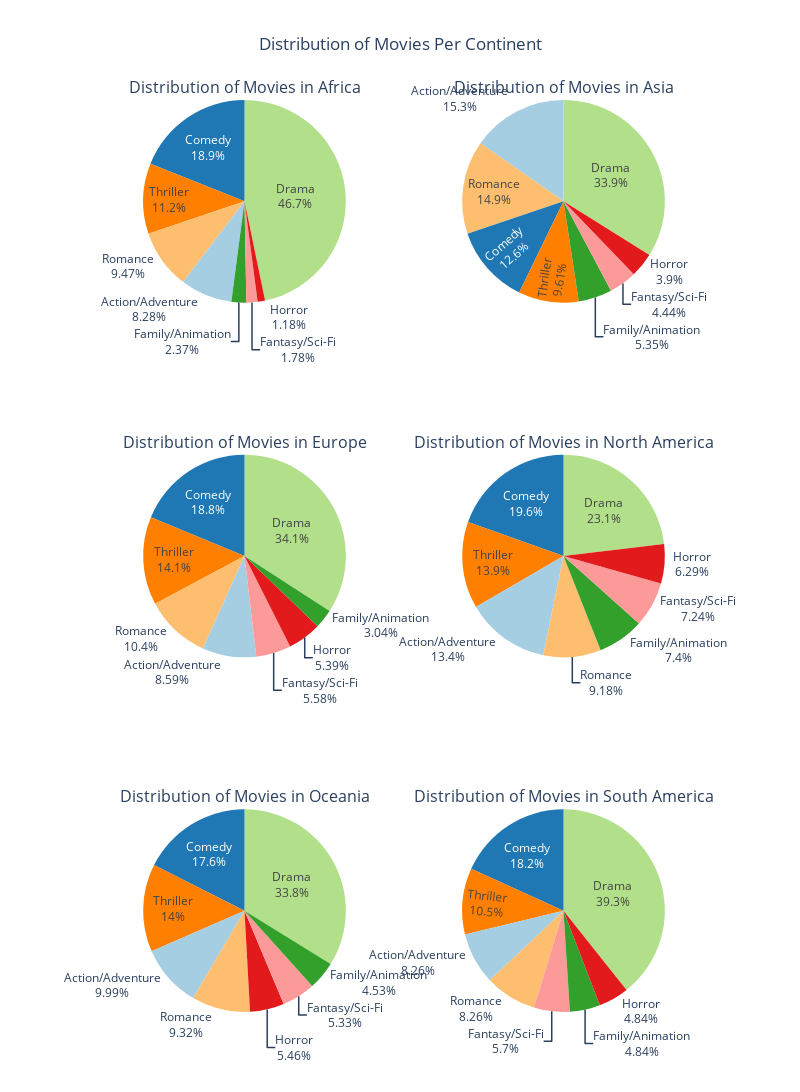

The notebook cell this image was saved under:
### Code cell
import plotly.graph_objects as go
from plotly.subplots import make_subplots

# Define a custom color palette
custom_colors = [
    "#a6cee3", "#1f78b4", "#b2df8a", "#33a02c",
    "#fb9a99", "#e31a1c", "#fdbf6f", "#ff7f00",
    "#cab2d6", "#6a3d9a", "#ffff99", "#b15928"
]

# Unique continents
continents = df_category_per_continent['continent'].unique()

# Determine number of rows and columns dynamically based on the number of continents
num_continents = len(continents)
num_rows = (num_continents + 1) // 2  # 2 columns, so divide by 2 and round up
num_cols = 2

# Create a subplot grid dynamically
fig = make_subplots(
    rows=num_rows, cols=num_cols,
    subplot_titles=[f"Distribution of Movies in {continent}" for continent in continents],
    specs=[[{'type': 'domain'} for _ in range(num_cols)] for _ in range(num_rows)]
)

# Iterate through continents and add pie charts
row, col = 1, 1
for continent_name in continents:
    continent = df_category_per_continent[df_category_per_continent['continent'] == continent_name].set_index('category')
    
    # Add pie chart for the current continent
    fig.add_trace(
        go.Pie(
            labels=continent.index,
            values=continent['count'],
            textinfo='percent+label',
            hoverinfo='label+percent',
            marker=dict(colors=custom_colors[:len(continent)])
        ),
        row=row, col=col
    )
    
    # Update row and column for the next chart
    col += 1
    if col > num_cols:
        col = 1
        row += 1

# Update layout
fig.update_layout(
    title_text="Distribution of Movies Per Continent",
    title_x=0.5,
    height=400 * num_rows,  # Adjust height dynamically
    width=800,
    showlegend=False
)

# Save and display the figure
fig.write_html("plot/dataset_presentation/distribution_of_movies_per_continent_subplots.html")
fig.show()

### Figure 1 — Plotly figure (JSON) as saved in the notebook; plotly's stock layout.template omitted (floating-point values rounded to 4 significant figures)
{"data": [{"domain": {"x": [0, 0.45], "y": [0.7778, 1]}, "hoverinfo": "label+percent", "labels": ["Action/Adventure", "Comedy", "Drama", "Family/Animation", "Fantasy/Sci-Fi", "Horror", "Romance", "Thriller"], "marker": {"colors": ["#a6cee3", "#1f78b4", "#b2df8a", "#33a02c", "#fb9a99", "#e31a1c", "#fdbf6f", "#ff7f00"]}, "textinfo": "percent+label", "type": "pie", "values": [14, 32, 79, 4, 3, 2, 16, 19]}, {"domain": {"x": [0.55, 1], "y": [0.7778, 1]}, "hoverinfo": "label+percent", "labels": ["Action/Adventure", "Comedy", "Drama", "Family/Animation", "Fantasy/Sci-Fi", "Horror", "Romance", "Thriller"], "marker": {"colors": ["#a6cee3", "#1f78b4", "#b2df8a", "#33a02c", "#fb9a99", "#e31a1c", "#fdbf6f", "#ff7f00"]}, "textinfo": "percent+label", "type": "pie", "values": [2026, 1669, 4486, 708, 588, 516, 1969, 1272]}, {"domain": {"x": [0, 0.45], "y": [0.3889, 0.6111]}, "hoverinfo": "label+percent", "labels": ["Action/Adventure", "Comedy", "Drama", "Family/Animation", "Fantasy/Sci-Fi", "Horror", "Romance", "Thriller"], "marker": {"colors": ["#a6cee3", "#1f78b4", "#b2df8a", "#33a02c", "#fb9a99", "#e31a1c", "#fdbf6f", "#ff7f00"]}, "textinfo": "percent+label", "type": "pie", "values": [949, 2073, 3770, 336, 616, 595, 1154, 1552]}, {"domain": {"x": [0.55, 1], "y": [0.3889, 0.6111]}, "hoverinfo": "label+percent", "labels": ["Action/Adventure", "Comedy", "Drama", "Family/Animation", "Fantasy/Sci-Fi", "Horror", "Romance", "Thriller"], "marker": {"colors": ["#a6cee3", "#1f78b4", "#b2df8a", "#33a02c", "#fb9a99", "#e31a1c", "#fdbf6f", "#ff7f00"]}, "textinfo": "percent+label", "type": "pie", "values": [5149, 7531, 8893, 2848, 2786, 2420, 3534, 5332]}, {"domain": {"x": [0, 0.45], "y": [0, 0.2222]}, "hoverinfo": "label+percent", "labels": ["Action/Adventure", "Comedy", "Drama", "Family/Animation", "Fantasy/Sci-Fi", "Horror", "Romance", "Thriller"], "marker": {"colors": ["#a6cee3", "#1f78b4", "#b2df8a", "#33a02c", "#fb9a99", "#e31a1c", "#fdbf6f", "#ff7f00"]}, "textinfo": "percent+label", "type": "pie", "values": [75, 132, 254, 34, 40, 41, 70, 105]}, {"domain": {"x": [0.55, 1], "y": [0, 0.2222]}, "hoverinfo": "label+percent", "labels": ["Action/Adventure", "Comedy", "Drama", "Family/Animation", "Fantasy/Sci-Fi", "Horror", "Romance", "Thriller"], "marker": {"colors": ["#a6cee3", "#1f78b4", "#b2df8a", "#33a02c", "#fb9a99", "#e31a1c", "#fdbf6f", "#ff7f00"]}, "textinfo": "percent+label", "type": "pie", "values": [29, 64, 138, 17, 20, 17, 29, 37]}], "layout": {"annotations": [{"font": {"size": 16}, "showarrow": false, "text": "Distribution of Movies in Africa", "x": 0.225, "xanchor": "center", "xref": "paper", "y": 1, "yanchor": "bottom", "yref": "paper"}, {"font": {"size": 16}, "showarrow": false, "text": "Distribution of Movies in Asia", "x": 0.775, "xanchor": "center", "xref": "paper", "y": 1, "yanchor": "bottom", "yref": "paper"}, {"font": {"size": 16}, "showarrow": false, "text": "Distribution of Movies in Europe", "x": 0.225, "xanchor": "center", "xref": "paper", "y": 0.6111, "yanchor": "bottom", "yref": "paper"}, {"font": {"size": 16}, "showarrow": false, "text": "Distribution of Movies in North America", "x": 0.775, "xanchor": "center", "xref": "paper", "y": 0.6111, "yanchor": "bottom", "yref": "paper"}, {"font": {"size": 16}, "showarrow": false, "text": "Distribution of Movies in Oceania", "x": 0.225, "xanchor": "center", "xref": "paper", "y": 0.2222, "yanchor": "bottom", "yref": "paper"}, {"font": {"size": 16}, "showarrow": false, "text": "Distribution of Movies in South America", "x": 0.775, "xanchor": "center", "xref": "paper", "y": 0.2222, "yanchor": "bottom", "yref": "paper"}], "height": 1200, "showlegend": false, "title": {"text": "Distribution of Movies Per Continent", "x": 0.5}, "width": 800}}
